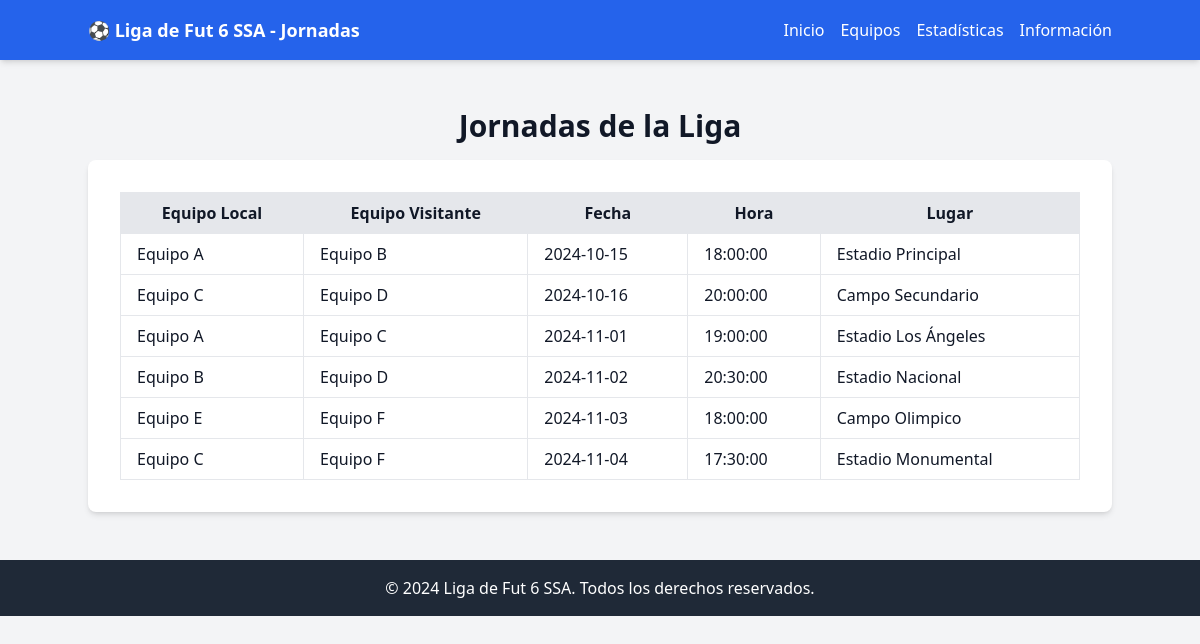
Page /jornadas.php on the committed database.
### tables this page shows
CREATE TABLE IF NOT EXISTS partidos (
    id INT AUTO_INCREMENT PRIMARY KEY,
    equipo_local INT NOT NULL,
    equipo_visitante INT NOT NULL,
    fecha DATE NOT NULL,
    hora TIME NOT NULL,
    lugar VARCHAR(100) NOT NULL,
    FOREIGN KEY (equipo_local) REFERENCES equipos (id) ON DELETE CASCADE,
    FOREIGN KEY (equipo_visitante) REFERENCES equipos (id) ON DELETE CASCADE
);

CREATE TABLE equipos (
    id INT AUTO_INCREMENT PRIMARY KEY,
    nombre VARCHAR(100) NOT NULL,
    imagen VARCHAR(255) NULL,
    created_at TIMESTAMP DEFAULT CURRENT_TIMESTAMP
);

### jornadas.php (the view, shortened to what this page needs)
<?php
try {
    $pdo = new PDO('mysql:host=localhost;dbname=fut6_liga', 'root', '');
    $pdo->setAttribute(PDO::ATTR_ERRMODE, PDO::ERRMODE_EXCEPTION);
} catch (PDOException $e) {
    die("Error en la conexión a la base de datos: " . $e->getMessage());
}
?>
<!DOCTYPE html>
<html lang="es">
<head>
    <script src="https://cdn.tailwindcss.com"></script>
</head>
<body class="bg-gray-100 text-gray-900">
    <nav class="bg-blue-600 text-white p-4 shadow-md">
        <div class="container mx-auto flex justify-between items-center">
            <div class="text-white text-lg font-bold">⚽ Liga de Fut 6 SSA - Jornadas</div>
            <ul class="flex space-x-4">
                <li><a href="index.php" class="hover:text-blue-300">Inicio</a></li>
                <li><a href="equipos.php" class="hover:text-blue-300">Equipos</a></li>
                <li><a href="estadisticas.php" class="hover:text-blue-300">Estadísticas</a></li>
                <li><a href="informacion.php" class="hover:text-blue-300">Información</a></li>
            </ul>
        </div>
    </nav>
    <div class="container mx-auto mt-12">
        <h2 class="text-3xl font-bold mb-4 text-center">Jornadas de la Liga</h2>
        <div class="bg-white p-8 rounded-lg shadow-md">
            <table class="min-w-full bg-white border border-gray-300">
                <thead class="bg-gray-200">
                    <tr>
                        <th class="px-4 py-2 border">Equipo Local</th>
                        <th class="px-4 py-2 border">Equipo Visitante</th>
                        <th class="px-4 py-2 border">Fecha</th>
                        <th class="px-4 py-2 border">Hora</th>
                        <th class="px-4 py-2 border">Lugar</th>
                    </tr>
                </thead>
                <tbody>
                    <?php
                    $jornadas = $pdo->query('SELECT p.*, e1.nombre AS equipo_local, e2.nombre AS equipo_visitante
                                             FROM partidos p
                                             LEFT JOIN equipos e1 ON p.equipo_local = e1.id
                                             LEFT JOIN equipos e2 ON p.equipo_visitante = e2.id
                                             ORDER BY p.fecha, p.hora');
                    if ($jornadas->rowCount() > 0) {
                        while ($jornada = $jornadas->fetch(PDO::FETCH_ASSOC)) {
                            echo "<tr>";
                            echo "<td class='border px-4 py-2'>{$jornada['equipo_local']}</td>";
                            echo "<td class='border px-4 py-2'>{$jornada['equipo_visitante']}</td>";
                            echo "<td class='border px-4 py-2'>{$jornada['fecha']}</td>";
                            echo "<td class='border px-4 py-2'>{$jornada['hora']}</td>";
                            echo "<td class='border px-4 py-2'>{$jornada['lugar']}</td>";
                            echo "</tr>";
                        }
                    } else {
                        echo "<tr><td colspan='5' class='border px-4 py-2 text-center'>No hay jornadas disponibles</td></tr>";
                    }
                    ?>
                </tbody>
            </table>
        </div>
    </div>
    <footer class="bg-gray-800 text-white p-4 text-center mt-12">
        <p>&copy; 2024 Liga de Fut 6 SSA. Todos los derechos reservados.</p>
    </footer>
</body>
</html>

### rows in the picture
partidos: equipo_local.nombre "Equipo A", equipo_visitante.nombre "Equipo B", fecha "2024-10-15", hora "18:00:00", lugar "Estadio Principal"
partidos: equipo_local.nombre "Equipo C", equipo_visitante.nombre "Equipo D", fecha "2024-10-16", hora "20:00:00", lugar "Campo Secundario"
partidos: equipo_local.nombre "Equipo A", equipo_visitante.nombre "Equipo C", fecha "2024-11-01", hora "19:00:00", lugar "Estadio Los Ángeles"
partidos: equipo_local.nombre "Equipo B", equipo_visitante.nombre "Equipo D", fecha "2024-11-02", hora "20:30:00", lugar "Estadio Nacional"
partidos: equipo_local.nombre "Equipo E", equipo_visitante.nombre "Equipo F", fecha "2024-11-03", hora "18:00:00", lugar "Campo Olimpico"
partidos: equipo_local.nombre "Equipo C", equipo_visitante.nombre "Equipo F", fecha "2024-11-04", hora "17:30:00", lugar "Estadio Monumental"
